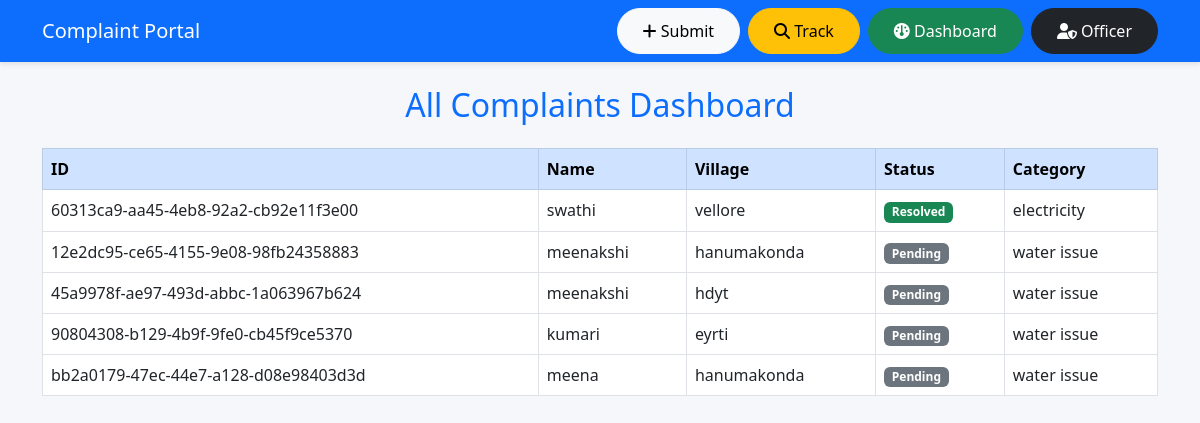
Page /dashboard/ on the earlier database version.
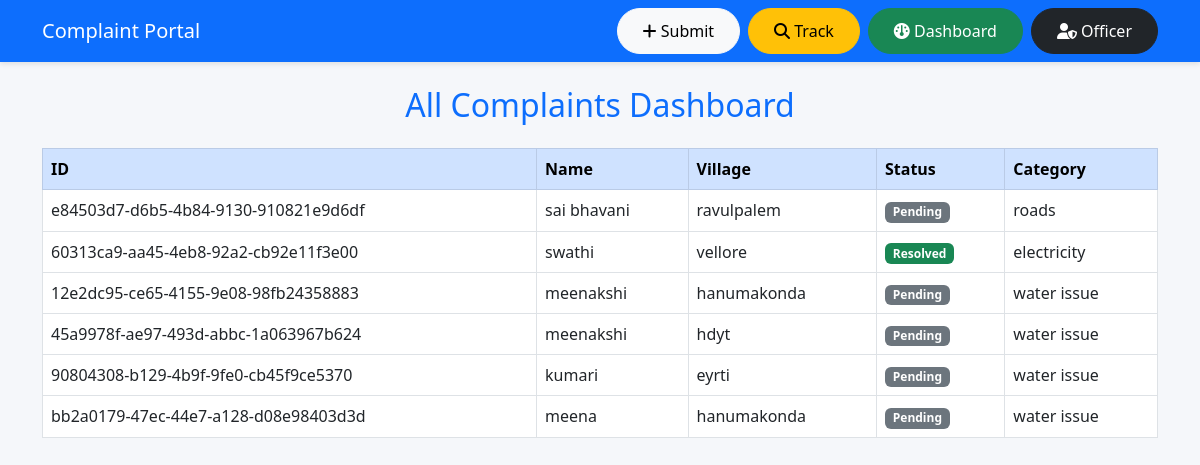
Same page on the later database version.
### portal/models.py (models this page shows, shortened)
class Complaint(models.Model):
    complaint_id = models.UUIDField(default=uuid.uuid4, editable=False, unique=True)
    name = models.CharField(max_length=100)
    village = models.CharField(max_length=100)
    category = models.CharField(max_length=100)
    description = models.TextField()
    mobile = models.CharField(max_length=10)
    status = models.CharField(max_length=50, default='Pending')
    created_at = models.DateTimeField(auto_now_add=True)

### portal/views.py (the view)
# urls.py: path('dashboard/', views.dashboard, name='dashboard'),
def dashboard(request):
    complaints = Complaint.objects.all().order_by('-created_at')
    return render(request, 'dashboard.html', {'complaints': complaints})

### templates/dashboard.html
{% extends 'base.html' %}
{% block content %}
<h2 class="text-center text-primary mb-4">All Complaints Dashboard</h2>
<div class="table-responsive">
<table class="table table-bordered table-hover">
<thead class="table-primary">
<tr>
<th>ID</th>
<th>Name</th>
<th>Village</th>
<th>Status</th>
<th>Category</th>
</tr>
</thead>
<tbody>
{% for c in complaints %}
<tr>
<td>{{c.complaint_id}}</td>
<td>{{c.name}}</td>
<td>{{c.village}}</td>
<td>
{% if c.status == 'Pending' %}
<span class="badge bg-secondary">{{c.status}}</span>
{% elif c.status == 'In Progress' %}
<span class="badge bg-warning text-dark">{{c.status}}</span>
{% else %}
<span class="badge bg-success">{{c.status}}</span>
{% endif %}
</td>
<td>{{c.category}}</td>
</tr>
{% endfor %}
</tbody>
</table>
</div>
{% endblock %}

### templates/base.html (shortened to what this page needs)
<!DOCTYPE html>
<html>
<head>
    <link href="https://cdn.jsdelivr.net/npm/bootstrap@5.3.0/dist/css/bootstrap.min.css" rel="stylesheet">
    <link rel="stylesheet" href="https://cdnjs.cloudflare.com/ajax/libs/font-awesome/6.4.0/css/all.min.css">
</head>
<body>
<nav class="navbar navbar-expand-lg navbar-dark bg-primary">
  <div class="container">
    <a class="navbar-brand" href="/">Complaint Portal</a>
    <div class="collapse navbar-collapse">
      <ul class="navbar-nav ms-auto">
        <li class="nav-item"><a href="{% url 'file' %}" class="btn btn-light btn-custom me-2"><i class="fa fa-plus"></i> Submit</a></li>
        <li class="nav-item"><a href="{% url 'track' %}" class="btn btn-warning btn-custom me-2"><i class="fa fa-search"></i> Track</a></li>
        <li class="nav-item"><a href="{% url 'dashboard' %}" class="btn btn-success btn-custom me-2"><i class="fa fa-dashboard"></i> Dashboard</a></li>
        <li class="nav-item"><a href="{% url 'officer_login' %}" class="btn btn-dark btn-custom"><i class="fa fa-user-shield"></i> Officer</a></li>
      </ul>
    </div>
  </div>
</nav>
<div class="container mt-4">
  {% block content %}{% endblock %}
</div>
</body>
</html>

### templates/base.html (style rules this page uses)
body { background-color: #f5f7fa; }
.navbar { box-shadow: 0 2px 5px rgba(0,0,0,0.1); }
.btn-custom { border-radius: 50px; padding: 10px 25px; }

Differences in the rows shown:
added Complaint: complaint_id "e84503d7-d6b5-4b84-9130-910821e9d6df", name "sai bhavani", village "ravulpalem", status "Pending", category "roads"
